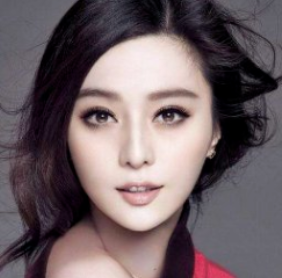
#> input picture FaceRecTest/test1.png, 282 x 278 px, given in place of the camera
$ python getFace.py
#> lines starting #> are read from the running program, lines starting #| are printed output that depends on the picture
#-*- encoding:utf8 -*-
import cv2
import os
import sys
import random
# 获取分类器
classifier = cv2.CascadeClassifier('haarcascade_frontalface_default.xml')
face_dir = './my_faces'
if not os.path.exists(face_dir):
    os.makedirs(face_dir)
name=raw_input("please input your name:")
#> the answer given: FaceRecTest/test1.png
os.makedirs(face_dir+'/'+name)

# 打开摄像头 参数为输入流，可以为摄像头或视频文件
camera = cv2.VideoCapture(0)

# 改变亮度与对比度
def relight(img, alpha=1, bias=0):
    w = img.shape[1]
    h = img.shape[0]
    #image = []
    for i in range(0,w):
        for j in range(0,h):
            for c in range(3):
                tmp = int(img[j,i,c]*alpha + bias)
                if tmp > 255:
                    tmp = 255
                elif tmp < 0:
                    tmp = 0
                img[j,i,c] = tmp
    return img
i = 1
while 1:
    if (i <= 10000):
        print('It`s processing %s image.' % i)
        success, img = camera.read()        # 读帧
#> img is the input picture: shape (278, 282, 3); mean B, G, R 101.1, 97.2, 111.6
        gray_img = cv2.cvtColor(img, cv2.COLOR_BGR2GRAY)#转灰度图
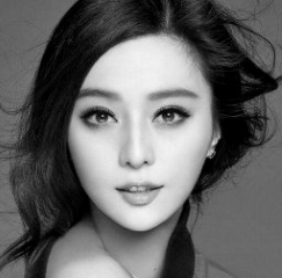
#> gray_img: shape (278, 282); min 0, max 247, mean 101.9
        faces = classifier.detectMultiScale(gray_img, 1.3, 5)#用分类器获取脸部
#> faces = [[49, 47, 181, 181]]
        for f_x, f_y, f_w, f_h in faces:#截取原来图像的脸部
            face = img[f_y:f_y+f_h, f_x:f_x+f_w]
            face = cv2.resize(face, (128,128))
            face = relight(face, random.uniform(0.5, 1.5), random.randint(-50, 50))#重新调亮度
            cv2.imwrite(face_dir+'/'+name+'/'+str(i)+'.jpg', face)
            cv2.imshow('img',face)
            i+=1
#> this loop made 1 pass
#> (f_x, f_y, f_w, f_h, w in relight, h in relight, i) on pass 1: (49, 47, 181, 181, 128, 128, 2)
#> pass 1, `face = img[f_y:f_y+f_h, f_x:f_x+f_w]`:
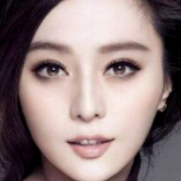
#> face: shape (181, 181, 3); mean B, G, R 128, 128.7, 147.3
#> pass 1, `face = cv2.resize(face, (128,128))`:
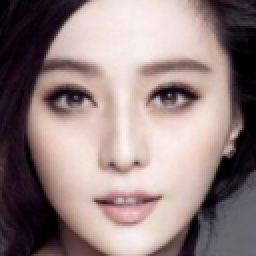
#> face: shape (128, 128, 3) (shown 2 times larger); mean B, G, R 127.8, 128.6, 147.2
#> pass 1, `face = relight(face, random.uniform(0.5, 1.5), random.randint(-50, 50)..`:
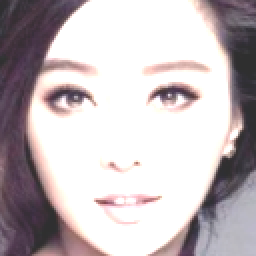
#> face: shape (128, 128, 3) (shown 2 times larger); mean B, G, R 188.9, 185.9, 194.7
#> after the loop, i = 2

        key = cv2.waitKey(10)
#> (key Esc is pressed here)
        c = chr(key & 255)
        if c in ['q', 'Q', chr(27)]:
            break
    else:
        break
